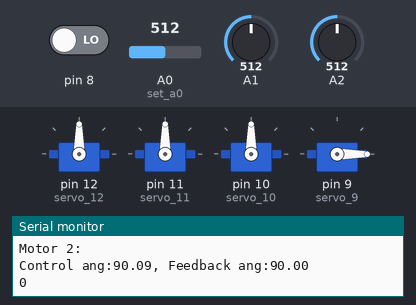
The sketch below on a simulated Arduino Uno, built with avr-gcc and run on an emulated ATmega328P. On the bench: 4 × servo, the last lines printed to the serial monitor. Inputs (shaded band) come from the test bench; at power-on: A0 (set_a0) = 512, A1 = 512, A2 = 512, pin 8 LOW.

Above: at 1.8 s.
1.9 s: A0 (set_a0) set to 716
At 3.3 s:
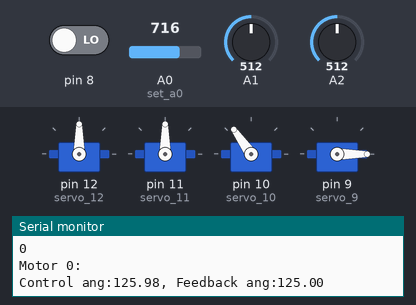
3.6 s: A1 set to 306
At 4.7 s:
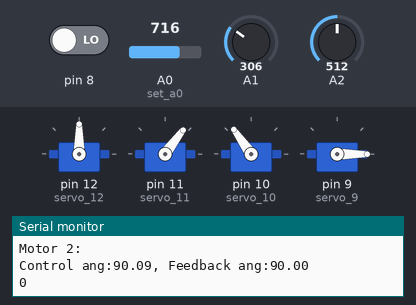
5.8 s: A2 set to 515
10.0 s: pin 8 driven HIGH
At 11.6 s:
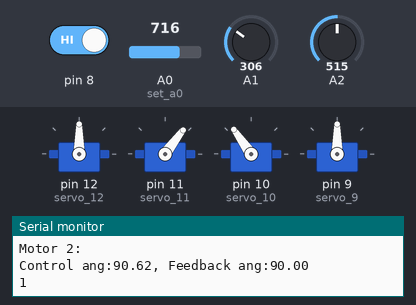
12.6 s: A0 (set_a0) set to 727
At 13.7 s:
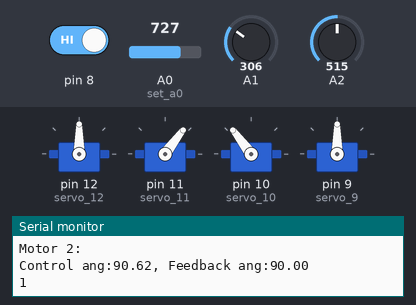
16.8 s: A1 set to 122
At 19.0 s:
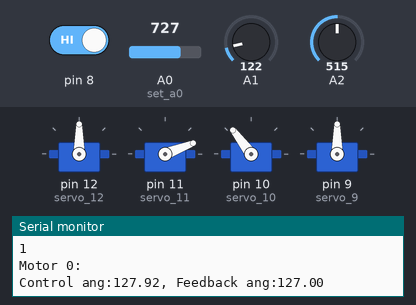
Timing chart, 0 to 20.3 s (numbered marks = the images above; inputs shaded):
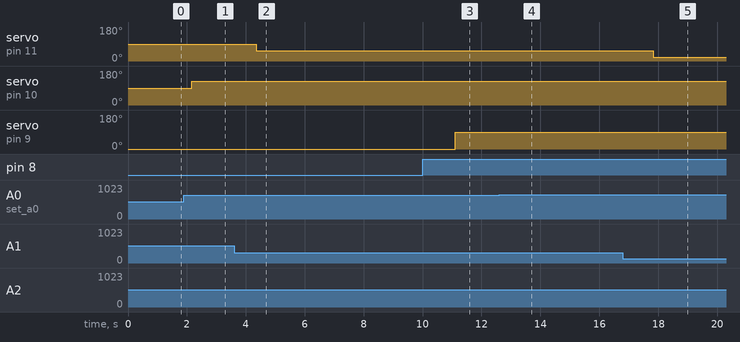

Measured:
- after the input at 1.9 s, servo on pin 10 (servo_10): 90° → 125° after 0.27 s
- after the input at 3.6 s, servo on pin 11 (servo_11): 90° → 53° after 0.76 s
- after the input at 10.0 s, servo on pin 9 (servo_9): 0° → 90° after 1.1 s
- after the input at 12.6 s, servo on pin 10 (servo_10): 125° → 127° after 0.72 s
- after the input at 16.8 s, servo on pin 11 (servo_11): 53° → 21° after 1.0 s

The sketch:

Motor_potentio.ino
```cpp
// 4 servo motors system
// Potentiometers are used for input

#include <Servo.h>

Servo servo_12; // define variable
Servo servo_11;
Servo servo_10;
Servo servo_9;

void setup()
{
  servo_12.attach(12); // assign pin for servo signal
  servo_11.attach(11);
  servo_10.attach(10);
  servo_9.attach(9);
  pinMode(A0, INPUT); // set a0~3 as input
  pinMode(A1, INPUT);
  pinMode(A2, INPUT);
  pinMode(8, INPUT);
  Serial.begin(9600);
}

void loop()
{
  float s0 = analogRead(A0); // read potentiometer signal
  float s1 = analogRead(A1);
  float s2 = analogRead(A2);
// convert signal of potentiometer to angle
  float ang0 = s0/1023*180;
  float ang1 = s1/1023*180;
  float ang2 = s2/1023*180;

  float fb_ang0 = servo_10.read();
  if (abs(fb_ang0-ang0)>1)
  {
    servo_10.write(ang0);
    delay(20);
  }

  float fb_ang1 = servo_11.read();
  if (abs(fb_ang1-ang1)>0.5)
  {
    servo_11.write(ang1);
    delay(20);
  }

  float fb_ang2 = servo_12.read();
  if (abs(fb_ang2-ang2)>0.5)
  {
    servo_12.write(ang2);
    delay(20);
  }

  if (digitalRead(8) == HIGH) {
    servo_9.write(90); // when the switch on, rotate
  } else {
    servo_9.write(0); // when off, original state
  }
  // check ang variables
  Serial.print("Motor 0:"); Serial.print("\n");
  Serial.print("Control ang:"); Serial.print(ang0); Serial.print(", ");
  Serial.print("Feedback ang:");Serial.print(fb_ang0); Serial.print("\n");

  Serial.print("Motor 1:"); Serial.print("\n");
  Serial.print("Control ang:"); Serial.print(ang1); Serial.print(", ");
  Serial.print("Feedback ang:");Serial.print(fb_ang1); Serial.print("\n");

  Serial.print("Motor 2:"); Serial.print("\n");
  Serial.print("Control ang:"); Serial.print(ang2); Serial.print(", ");
  Serial.print("Feedback ang:"); Serial.print(fb_ang2); Serial.print("\n");

  Serial.println(digitalRead(8));
  delay(1000); // wait 100 milliseconds
}
```
